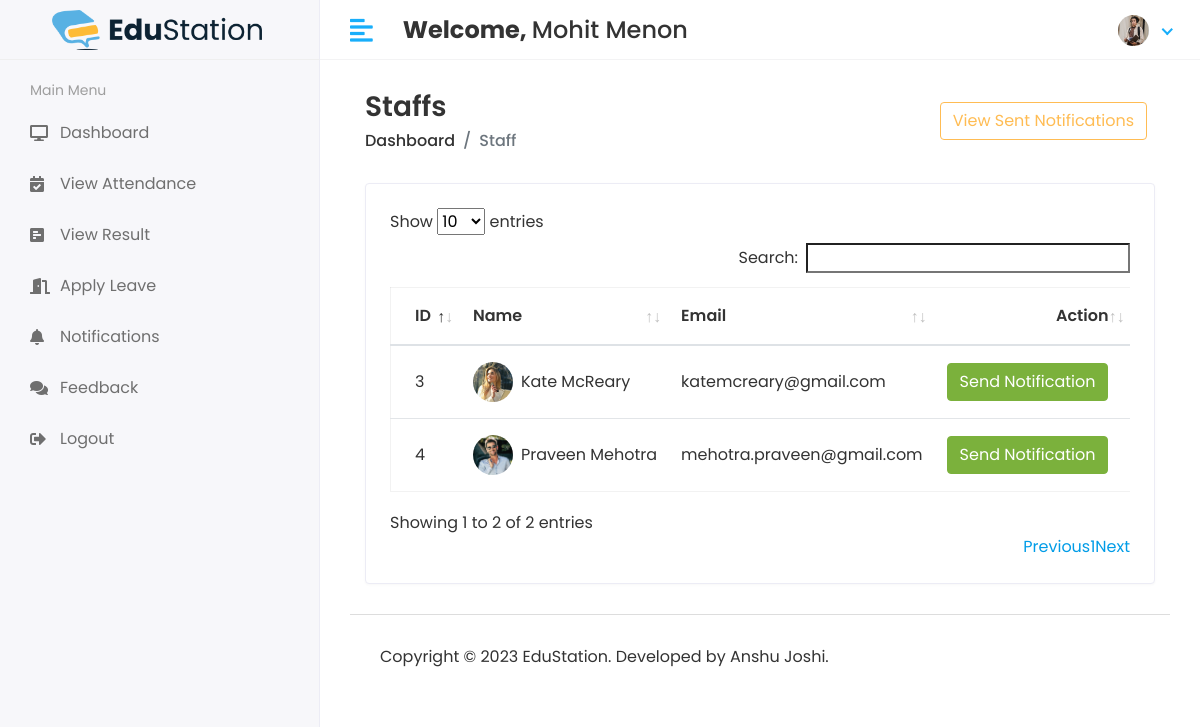
The page /HOD/Staff/Send_Notification (signed in) on the database its author committed.
### app/models.py (models this page shows, shortened)
class CustomUser(AbstractUser):
    user_type_data = (
        (1, "HOD"),
        (2, "Staff"),
        (3, "Student")
    )
    user_type = models.CharField(default=1, choices=user_type_data, max_length=10)
    profile_pic = models.ImageField(upload_to='media/profile_pic')

class Staffs(models.Model):
    id = models.AutoField(primary_key=True)
    admin = models.OneToOneField(CustomUser, on_delete=models.CASCADE)
    course = models.ForeignKey(Courses, on_delete=models.DO_NOTHING, null=True, blank=False)
    address = models.TextField()
    gender = models.CharField(max_length=100)
    created_at = models.DateTimeField(auto_now_add=True)
    updated_at = models.DateTimeField(auto_now=True)
    objects = models.Manager()

### student_management_system/hodviews.py (the view)
# urls.py: path('HOD/Staff/Send_Notification', hodviews.STAFF_SEND_NOTIFICATION, name='staff_send_notification'),
@login_required(login_url='/')
def STAFF_SEND_NOTIFICATION(request):
    staff = Staffs.objects.all()
    see_notification = NotificationStaffs.objects.all().order_by('-id')[0:5]
    context = {
        'staff':staff,
        'see_notification':see_notification,
    }
    return render(request, 'hod/send_staff_notification.html', context)

### templates/hod/send_staff_notification.html (shortened to what this page needs)
{% extends 'base.html' %}
{% block main_content %}
<div class="content container-fluid">
               <div class="page-header">
                  <div class="row align-items-center">
                     <div class="col">
                        <h3 class="page-title">Staffs</h3>
                        <ul class="breadcrumb">
                           <li class="breadcrumb-item"><a href="index.html">Dashboard</a></li>
                           <li class="breadcrumb-item active">Staff</li>
                        </ul>
                     </div>
                     <div class="col-auto text-right float-right ml-auto">
                         <button type="button" class="btn btn-outline-primary mr-2" data-toggle="modal" data-target="#exampleModalCenter">
                            View Sent Notifications
                        </button>
                     </div>
                  </div>
               </div>
               <div class="row">
                  <div class="col-sm-12">
                     <div class="card card-table">
                        <div class="card-body">
                           <div class="table-responsive">
                              <table class="table table-hover table-center mb-0" id="table_id">
                                 <thead>
                                    <tr>
                                       <th>ID</th>
                                       <th>Name</th>
                                       <th>Email</th>
                                       <th class="text-right">Action</th>
                                    </tr>
                                 </thead>
                                 <tbody>
                                 {% for i in staff %}
                                    <tr>
                                       <td>{{i.id}}</td>
                                       <td>
                                          <h2 class="table-avatar">
                                             <a href="student-details.html" class="avatar avatar-sm mr-2"><img class="avatar-img rounded-circle" src="/{{i.admin.profile_pic}}" alt="User Image"></a>
                                             <a href="student-details.html">{{i.admin.first_name}}&nbsp;{{i.admin.last_name}}</a>
                                          </h2>
                                       </td>
                                       <td>{{i.admin.email}}</td>
                                       <td class="text-right">
                                          <button class="btn btn-success" data-toggle="modal" data-target="#send_notification_modal-{{forloop.counter}}">Send Notification</button>
                                       </td>
                                    </tr>
                                    {% endfor %}
                                 </tbody>
                              </table>
                           </div>
                        </div>
                     </div>
                  </div>
               </div>
            </div>
{% endblock main_content %}

### templates/base.html (shortened to what this page needs)
<!DOCTYPE html>
<html lang="en">
{% load static %}
   <head>
      <link rel="stylesheet" href="{% static 'assets/plugins/bootstrap/css/bootstrap.min.css' %}">
      <link rel="stylesheet" href="{% static 'assets/plugins/fontawesome/css/fontawesome.min.css' %}">
      <link rel="stylesheet" href="{% static 'assets/plugins/fontawesome/css/all.min.css' %}">
      <link rel="stylesheet" href="{% static 'assets/css/style.css' %}">
       <link rel="stylesheet" href="{% static 'assets/plugins/datatables/datatables.min.css' %}">
   </head>
   <body>
      {% include 'includes/header.html' %}
      {% include 'includes/sidebar.html' %}
      <div class="page-wrapper">
         <div class="content container-fluid">
            {% block main_content%}
            {% endblock main_content%}
            {% include 'includes/footer.html' %}
         </div>
        </div>
   </body>
</html>

### templates/includes/header.html (shortened to what this page needs)
{% load static %}
<div class="main-wrapper">
         <div class="header">
            <div class="header-left">
               <a href="index.html" style="padding: 2rem;" class="logo">
               <img src="{% static 'assets/img/es-logo.png' %}" alt="Logo">
               </a>
            </div>
            <a href="javascript:void(0);" id="toggle_btn">
            <i class="fas fa-align-left"></i>
            </a>
            <div class="top-nav-search mt-3">
               <h4><strong>Welcome, </strong><span>{{user.first_name}} {{ user.last_name }}</span></h4>
            </div>
            <ul class="nav user-menu">
               <li class="nav-item dropdown has-arrow">
                  <a href="#" class="dropdown-toggle nav-link" data-toggle="dropdown">
                  <span class="user-img">
                     {% if user.profile_pic == "" %}
                        <span class="user-img"><img class="rounded-circle" src="{% static 'assets/img/noimg.png' %}" width="31" alt="User Image"></span>
                     {% else %}
                        <span class="user-img"><img class="rounded-circle" src="/{{user.profile_pic}}" width="31" alt="User Image"></span>
                     {% endif %}
                  </span>
                  </a>
               </li>
            </ul>
         </div>

### templates/includes/sidebar.html (shortened to what this page needs)
{% load static %}
{% load active_link_tags %}
<div class="sidebar" id="sidebar">
            <div class="sidebar-inner slimscroll">
               <div id="sidebar-menu" class="sidebar-menu">
                  {% if user.user_type == '1' %}
                  <ul>
                     <li class="menu-title">
                        <span>Main Menu</span>
                     </li>
                     <li class="{% active_link 'admin_home' 'active' %}">
                        <a href="{% url 'admin_home' %}"><i class="fas fa-desktop"></i></i> <span>Dashboard</span></a>
                     </li>
                     <li class="submenu {% active_link 'add_student' 'active' %} {% active_link 'view_students' 'active' %}">
                        <a href="#"><i class="fas fa-user-graduate"></i> <span> Students</span> <span class="menu-arrow"></span></a>
                        <ul>
                           <li><a href="{% url 'add_student' %}" class="{% active_link 'add_student' 'active' %}">Add Student</a></li>
                           <li><a href="{% url 'view_student' %}" class="{% active_link 'view_student' 'active' %}">View Student</a></li>
                        </ul>
                     </li>
                     <li class="submenu {% active_link 'add_staff' 'active' %} {% active_link 'view_staff' 'active' %}">
                        <a href="#"><i class="fas fa-chalkboard-teacher"></i> <span> Staff</span> <span class="menu-arrow"></span></a>
                        <ul>
                           <li><a href="{% url 'add_staff' %}" class="{% active_link 'add_staff' 'active' %}">Add Staff</a></li>
                           <li><a href="{% url 'view_staff' %}" class="{% active_link 'view_staff' 'active' %}">View Staff</a></li>
                        </ul>
                     </li>
                     <li class="submenu {% active_link 'add_course' 'active' %} {% active_link 'view_course' 'active' %}">
                        <a href="#"><i class="fas fa-graduation-cap"></i> <span> Course</span> <span class="menu-arrow"></span></a>
                        <ul>
                           <li><a href="{% url 'add_course' %}" class="{% active_link 'add__course' 'active' %}">Add Course</a></li>
                           <li><a href="{% url 'view_course' %}" class="{% active_link 'view_course' 'active' %}">View Course</a></li>
                        </ul>
                     </li>
                     <li class="submenu {% active_link 'add_subject' 'active' %} {% active_link 'view_subject' 'active' %}">
                        <a href="#"><i class="fas fa-book"></i> <span> Subjects</span> <span class="menu-arrow"></span></a>
                        <ul>
                           <li><a href="{% url 'add_subject' %}" class="{% active_link 'add_subject' 'active' %}">Add Subject</a></li>
                           <li><a href="{% url 'view_subject' %}" class="{% active_link 'view_subject' 'active' %}">View Subject</a></li>
                        </ul>
                     </li>
                     <li class="submenu {% active_link 'collect_fees' 'active' %} {% active_link 'view_paid' 'active' %}">
                        <a href="#"><i class="fas fa-rupee-sign"></i> <span>Collect Fee</span> <span class="menu-arrow"></span></a>
                        <ul>
                           <li><a href="{% url 'collect_fees' %}" class="{% active_link 'collect_fees' 'active' %}">Add Fees</a></li>
                           <li><a href="{% url 'view_paid' %}" class="{% active_link 'view_paid' 'active' %}">View Paid</a></li>
                        </ul>
                     </li>
                     <li class="submenu {% active_link 'add_session' 'active' %} {% active_link 'view_session' 'active' %}">
                        <a href="#"><i class="fas fa-clock"></i> <span> Session</span> <span class="menu-arrow"></span></a>
                        <ul>
                           <li><a href="{% url 'add_session' %}" class="{% active_link 'add_session' 'active' %}">Add Session</a></li>
                           <li><a href="{% url 'view_session' %}" class="{% active_link 'view_session' 'active' %}">View Session</a></li>
                        </ul>
                     </li>
                     <li class="submenu {% active_link 'add_transport' 'active' %} {% active_link 'view_transport' 'active' %}">
                        <a href="#"><i class="fas fa-bus-alt"></i> <span> Transportation</span> <span class="menu-arrow"></span></a>
                        <ul>
                           <li><a href="{% url 'add_transport' %}" class="{% active_link 'add_transport' 'active' %}">Add Driver</a></li>
                           <li><a href="{% url 'view_transport' %}" class="{% active_link 'view_transport' 'active' %}">View Drivers</a></li>
                        </ul>
                     </li>
                     <li class="">
                        <a href="{% url 'staff_send_notification' %}"><i class="fas fa-bell"></i> <span>Staff Notifications</span></a>
                     </li>
                     <li class="">
                        <a href="{% url 'stud_send_notification' %}"><i class="fas fa-bell"></i> <span>Student Notifications</span></a>
                     </li>
                     <li class="">
                        <a href="{% url 'view_attendance' %}"><i class="fas fa-calendar-alt"></i></i> <span>View Attendance</span></a>
                     </li>
                     <li class="">
                        <a href="{% url 'staff_feedback_reply' %}"><i class="fas fa-comments"></i> <span>Staff Feedback</span></a>
                     </li>
                     <li class="">
                        <a href="{% url 'stud_feedback_reply' %}"><i class="fas fa-comments"></i> <span>Student Feedback</span></a>
                     </li>
                     <li class="">
                        <a href="{% url 'staff_leave_view' %}"><i class="fas fa-door-open"></i> <span>Staff Leave</span></a>
                     </li>
                     <li class="">
                        <a href="{% url 'stud_leave_view' %}"><i class="fas fa-envelope-open-text"></i> <span>Student Leave</span></a>
                     </li>
                     <li>
                        <a href="{% url 'logout' %}"><i class="fas fa-sign-out-alt"></i> <span>Logout</span></a>
                     </li>
                  </ul>
                  {% else %}
                  <ul>
                     <li class="menu-title">
                        <span>Main Menu</span>
                     </li>
                     <li class="">
                        <a href="{% url 'student_home' %}"><i class="fas fa-desktop"></i> <span>Dashboard</span></a>
                     </li>
                     <li class="">
                        <a href="{% url 'student_view_attendance' %}"><i class="fas fa-calendar-check"></i> <span>View Attendance</span></a>
                     </li>
                     <li class="">
                        <a href="{% url 'student_view_result' %}"><i class="fas fa-poll-h"></i> <span>View Result</span></a>
                     </li>
                     <li class="">
                        <a href="{% url 'stud_apply_leave' %}"><i class="fas fa-door-open"></i> <span>Apply Leave</span></a>
                     </li>
                     <li class="">
                        <a href="{% url 'stud_notification' %}"><i class="fas fa-bell"></i> <span>Notifications</span></a>
                     </li>
                     <li class="">
                        <a href="{% url 'stud_feedback' %}"><i class="fas fa-comments"></i> <span>Feedback</span></a>
                     </li>
                     <li class="">
                        <a href="{% url 'logout' %}"><i class="fas fa-sign-out-alt"></i> <span>Logout</span></a>
                     </li>
                  </ul>
                  {% endif %}
               </div>
            </div>
         </div>

### templates/includes/footer.html
<footer>
               <p>Copyright © 2023 EduStation. Developed by Anshu Joshi.</p>
            </footer>

### rows shown on the page
CustomUser: first_name "Mohit", last_name "Menon", profile_pic (picture)
Staffs: id "3", admin.profile_pic (picture), admin.first_name "Kate", admin.last_name "McReary", admin.email "katemcreary@gmail.com"
Staffs: id "4", admin.profile_pic (picture), admin.first_name "Praveen", admin.last_name "Mehotra", admin.email "mehotra.praveen@gmail.com"
